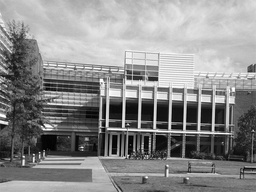
#> input picture PS4-all/PS4-input/transA.jpg, 256 x 192 px, shrunk from 640 x 480 before the run
$ python ps4-2-1.py   (older library calls are emulated)
#> lines starting #> are read from the running program, lines starting #| are printed output that depends on the picture; after the words box and inside, x2 and y2 are one past the last pixel; in counts of white or black regions, pixels touching at a corner belong together
### PS4-all/PS4-code/Functions.py
import numpy as np
import cv2
from math import *
import random
import itertools

def compute_gradients(image,aperture_size):

    # Gaussian derivative kernels
    g = cv2.getGaussianKernel(aperture_size, -1) * cv2.getGaussianKernel(aperture_size, -1).T
    gy, gx = np.gradient(g)

    # Filter with the kernel computed below and apply to the image and retrieve gradients
    Ix = cv2.filter2D(image, cv2.CV_32F, gx)
    Iy = cv2.filter2D(image, cv2.CV_32F, gy)

    return Ix,Iy

def colors_scaling(gradient): return np.asarray((gradient - np.min(gradient)) / (np.max(gradient) - np.min(gradient)) * 255, dtype="uint8")

def Harris_corner_response(Ix,Iy,alpha,window):

    Ix2 = Ix**2
    Iy2 = Iy**2
    Ixy = np.multiply(Ix,Iy)

    rows,cols = Ix.shape
    window_size = window.shape[0]

    R = np.zeros([rows,cols])

    for r in range(int(floor(window_size / 2.0)), int(rows - floor(window_size / 2.0))):
        min_r = int(r-floor(window_size/2.0))
        max_r = int(r+ceil(window_size/2.0))
        for c in range(int(floor(window_size / 2.0)), int(cols - floor(window_size / 2.0))):

            # Initializing the matrix M

            M = np.zeros([2,2])

            # Compute the dimension of the window in function of the pixel location

            min_c = int(c-floor(window_size/2.0))
            max_c = int(c+ceil(window_size/2.0))

            # Determining the matrix M values

            M[0, 0] = np.sum(np.multiply(window, Ix2[min_r:max_r, min_c:max_c]))
            M[1, 0] = np.sum(np.multiply(window, Ixy[min_r:max_r, min_c:max_c]))
            M[0, 1] = np.sum(np.multiply(window, Ixy[min_r:max_r, min_c:max_c]))
            M[1, 1] = np.sum(np.multiply(window, Iy2[min_r:max_r, min_c:max_c]))


            # Compute the value of R for the matrix M at pixel location [r,c]

            R[r,c] = np.linalg.det(M) - alpha*np.trace(M)

    return R


def Harris_thresholding(R,threshold):
    R[R < threshold] = 0
    return R

def non_maxima_suppression(Rt,w):
    corners = []
    while np.argwhere(Rt > 0).shape[0]:
        i = np.unravel_index(np.argmax(Rt), Rt.shape) # Find current maximum

        #Prepare row slicing
        if w > i[0] or w > (Rt.shape[0] - i[0]):
            wr = min(i[0], Rt.shape[0] - i[0]) * 2
            if wr == 2*i[0]: #Close to upper boundary
                rslice = slice(int(i[0]-floor(wr/2.0)), int(i[0]+ceil(w/2.0)))
            else: # Close to lower boundary
                rslice = slice(int(i[0]-floor(w/2.0)), int(i[0]+ceil(wr/2.0)))
        else:
            rslice = slice(int(i[0]-floor(w/2.0)), int(i[0]+ceil(w/2.0)))

        #Prepare column slicing
        if w > i[1] or w > (Rt.shape[1] - i[1]):
            wc = min(i[1], Rt.shape[1] - i[1]) * 2
            if wc == 2*i[1]: #Close to left boundary
                cslice = slice(int(i[1]-floor(wc/2.0)), int(i[1]+ceil(w/2.0)))
            else: #Close to right boundary
                cslice = slice(int(i[1]-floor(w/2.0)), int(i[1]+ceil(wc/2.0)))
        else:
            cslice = slice(int(i[1]-floor(w/2.0)), int(i[1]+ceil(w/2.0)))

        Rt[rslice, cslice] = 0 #Zero out all values inside window
        corners.append(tuple(i))

    return corners

# [6 lines left out: function corners_markers, not called in this run]

def compute_angle(Ix,Iy): return np.arctan2(Iy, Ix)


def directions(image, corners,angle,l):
    image_col = cv2.cvtColor(image, cv2.COLOR_GRAY2BGR)
    for c in corners:
        [y_a, x_a] = c
        x_b = int(floor(x_a + l * cos(angle[c])))
        y_b = int(floor(y_a + l * sin(angle[c])))
        cv2.arrowedLine(image_col, (x_a, y_a), (x_b, y_b), (0,0,255), 1)
    return image_col


# [183 lines left out: functions descriptors_description, descriptors_matching, generate_colors, draw_matches, translational_ransac, best_match_after_translation and 2 more, not called in this run]

### PS4-all/PS4-code/ps4-2-1.py
import os
import cv2
from matplotlib import pyplot as plt
import numpy as np
from Functions import *


os.chdir("/Users/melisandezonta/Documents/Documents/Documents/GTL_courses_second_semester/Computer-Vision/PS4-all/PS4-input/")

images = ["transA","transB","simA","simB"]


plt.figure(figsize=(8,8))

for i in range(len(images)):

    image = cv2.cvtColor(cv2.imread(images[i]+".jpg"), cv2.COLOR_BGR2GRAY)
#> image: shape (192, 256); min 0, max 255, mean 139
    m, n = image.shape
#> m = 192; n = 256


    # Computing X and Y gradient

    I = np.zeros([m, 2 * n]) # gradients in both directions will be concatenated
    Ix, Iy = compute_gradients(image, 3)
#> in compute_gradients, `Iy = cv2.filter2D(image, cv2.CV_32F, gy)`:
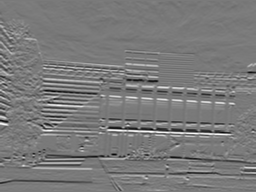
#> Iy: shape (192, 256) float32; min -50.94, max 55.5, mean 0.1; drawn with min black and max white


    # Window chosen as a smoother Gaussian that is higher at the middle and falls off gradually

    window = cv2.getGaussianKernel(5, -1) * cv2.getGaussianKernel(5, -1).T

    # Compute the Harris corner function

    R = Harris_corner_response(Ix,Iy,0.04,window)
#> in Harris_corner_response, `Ixy = np.multiply(Ix,Iy)`:
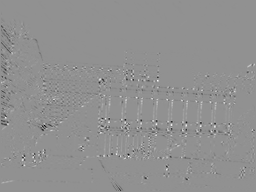
#> Ixy: shape (192, 256) float32; min -1024, max 773.9, mean -2.3; drawn with min black and max white
#> after the loop in Harris_corner_response, `for r in range(int(floor(window_size / 2.0)), int(rows - floor(window_..`:
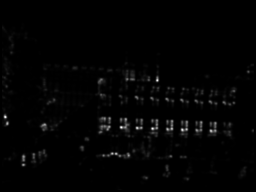
#> R: shape (192, 256) float64; min -7.32, max 285871.3, mean 3798.5; drawn with min black and max white

    # Scale of the colors

    R = colors_scaling(R)

    # Thresholding of the Harris corner function

    Rt = Harris_thresholding(R,50)
#> in Harris_thresholding, `R[R < threshold] = 0`:
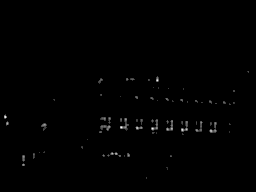
#> R: shape (192, 256); min 0, max 255, mean 1.3

    # Non maxima suppression on the Harris corner function

    corners = non_maxima_suppression(Rt, 11)
#> the loop in non_maxima_suppression, `while np.argwhere(Rt > 0).shape[0]:` made 67 passes
#> (i, wc) on passes 4, 10, 44: ((117, 5), 10), ((123, 7), 14), ((71, 248), 16)
#> i on passes 1, 2, 3, 5, 6, 7: (127, 121), (128, 152), (80, 157), (129, 182), (128, 137), (153, 112)
#> after the loop in non_maxima_suppression, `while np.argwhere(Rt > 0).shape[0]:`: Rt: shape (192, 256); 1.49% of pixels changed, all inside (x1, y1, x2, y2) = (4, 71, 249, 179)
#> after the loop in non_maxima_suppression, `while np.argwhere(Rt > 0).shape[0]:`: corners = 67 pairs, first value 71 to 177, second value 5 to 248

    # Create the angle image
    angles = compute_angle(Ix, Iy)
#> in compute_angle, `def compute_angle(Ix,Iy): return np.arctan2(Iy, Ix)`:
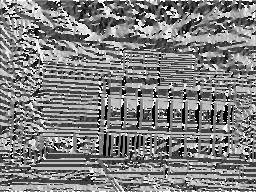
#> returned value: shape (192, 256) float32; min -3.14, max 3.14, mean 0.0114; drawn with min black and max white

    result = directions(image, corners, angles , 15)
#> in directions, image_col is the input picture: shape (192, 256, 3); min 0, max 255, mean 139
#> the loop in directions, `for c in corners:` made 67 passes
#> (y_a, x_a, x_b, y_b) on passes 1 to 12: (127, 121, 108, 119), (128, 152, 139, 119), (80, 157, 146, 69), (117, 5, 14, 128), (129, 182, 168, 123), (128, 137, 127, 116), (153, 112, 123, 142), (130, 210, 205, 115), (128, 171, 185, 123), (123, 7, 20, 129), (124, 44, 29, 119), (126, 109, 121, 117)
#> after the loop in directions, `for c in corners:`:
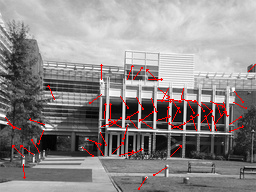
#> image_col: shape (192, 256, 3); 2.14% of pixels changed, all inside (x1, y1, x2, y2) = (5, 64, 256, 190)

    plt.subplot(2, 2, i + 1)
    plt.title("{} with {} markers directions".format(images[i], len(corners)))
    plt.imshow(cv2.cvtColor(result, cv2.COLOR_BGR2RGB))
    cv2.imwrite("ps4-2-1-{}.png".format(images[i]), result)
#> pass 2 of the loop `for i in range(len(images)):`:
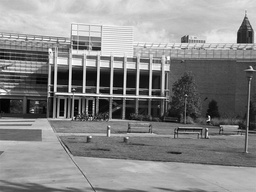
#> input picture PS4-all/PS4-input/transB.jpg, 256 x 192 px, shrunk from 640 x 480 before the run
#> window = [[0.00391, 0.0156, 0.0234, 0.0156, 0.00391], [0.0156, 0.0625, 0.0938, 0.0625, 0.0156], [0.0234, 0.0938, 0.141, 0.0938, 0.0234], [0.0156, 0.0625, 0.0938, 0.0625, 0.0156], [0.00391, 0.0156, 0.0234, 0.0156, 0.00391]]
#> in Harris_thresholding (call 2), `R[R < threshold] = 0`:
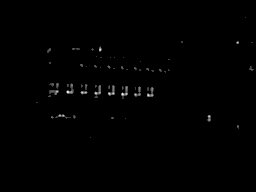
#> R: shape (192, 256); min 0, max 255, mean 1.2
#> the loop in non_maxima_suppression (call 2), `while np.argwhere(Rt > 0).shape[0]:` made 56 passes
#> (i, wc) on passes 29, 47: ((69, 251), 10), ((42, 252), 8)
#> `corners = non_maxima_suppression(Rt, 11)`: corners = 56 pairs, first value 17 to 137, second value 37 to 252
#> in directions, image_col is the input picture: shape (192, 256, 3); min 0, max 255, mean 135.6
#> the loop in directions (call 2), `for c in corners:` made 56 passes
#> c on passes 23 to 30: (117, 52), (67, 121), (65, 81), (117, 74), (68, 135), (69, 159), (69, 251), (91, 50)
#> after the loop in directions (call 2), `for c in corners:`:
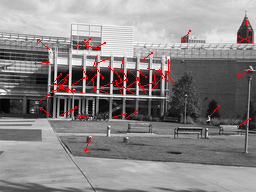
#> image_col: shape (192, 256, 3); 1.76% of pixels changed, all inside (x1, y1, x2, y2) = (34, 17, 253, 152)
#> pass 3 of the loop `for i in range(len(images)):`:
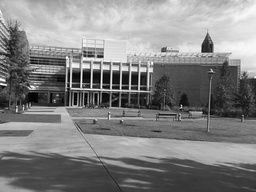
#> input picture PS4-all/PS4-input/simA.jpg, 256 x 192 px, shrunk from 640 x 480 before the run
#> in compute_angle (call 3), `def compute_angle(Ix,Iy): return np.arctan2(Iy, Ix)`:
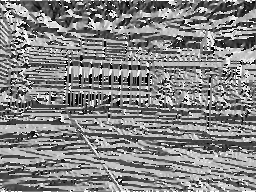
#> returned value: shape (192, 256) float32; min -3.14, max 3.14, mean 0.122; drawn with min black and max white
#> in directions, image_col is the input picture: shape (192, 256, 3); min 0, max 255, mean 130.6
#> the loop in directions (call 3), `for c in corners:` made 42 passes
#> c on passes 1 to 8: (88, 112), (88, 122), (87, 79), (57, 102), (87, 102), (89, 137), (87, 89), (86, 72)
#> after the loop in directions (call 3), `for c in corners:`:
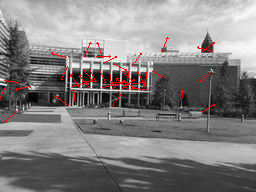
#> image_col: shape (192, 256, 3); 1.34% of pixels changed, all inside (x1, y1, x2, y2) = (0, 37, 215, 122)
#> the loop made 4 passes; the first 3 are shown

plt.draw()

plt.show()
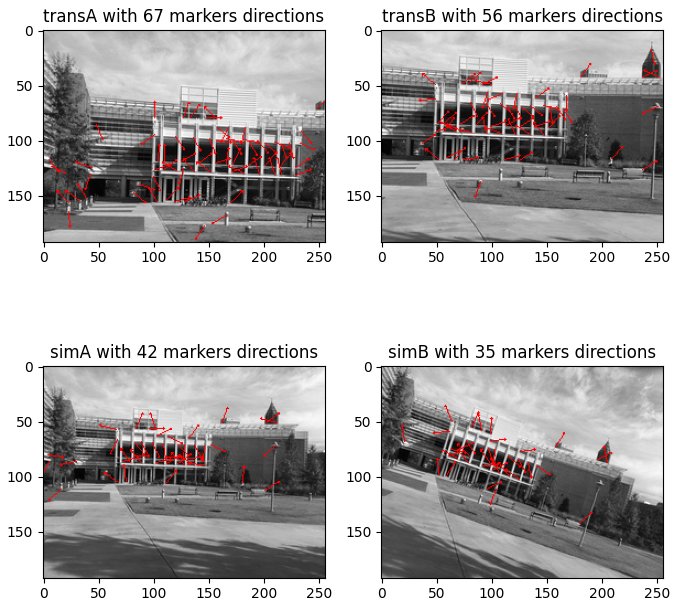
#> figure drawn by matplotlib, 4 panels
